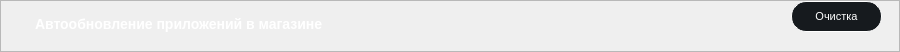
      <widget class="QFrame" name="frame_AutoUpdatingAppsStore">
       <property name="geometry">
        <rect>
         <x>10</x>
         <y>214</y>
         <width>900</width>
         <height>45</height>
        </rect>
       </property>
       <property name="minimumSize">
        <size>
         <width>900</width>
         <height>0</height>
        </size>
       </property>
       <property name="maximumSize">
        <size>
         <width>900</width>
         <height>45</height>
        </size>
       </property>
       <property name="styleSheet">
        <string notr="true">/* styles.qss */

#frame_AutoUpdatingAppsStore {
    background-color: #161A1E;
    border-radius: 15px; /* Установите значение по вашему усмотрению для достижения овальной формы */
}
</string>
       </property>
       <property name="frameShape">
        <enum>QFrame::StyledPanel</enum>
       </property>
       <property name="frameShadow">
        <enum>QFrame::Raised</enum>
       </property>
       <layout class="QHBoxLayout" name="horizontalLayout_5">
        <property name="spacing">
         <number>0</number>
        </property>
        <property name="leftMargin">
         <number>0</number>
        </property>
        <property name="topMargin">
         <number>0</number>
        </property>
        <property name="rightMargin">
         <number>0</number>
        </property>
        <property name="bottomMargin">
         <number>0</number>
        </property>
        <item>
         <widget class="QFrame" name="frame_5">
          <property name="minimumSize">
           <size>
            <width>0</width>
            <height>50</height>
           </size>
          </property>
          <property name="styleSheet">
           <string notr="true">background-color: transparent;</string>
          </property>
          <property name="frameShape">
           <enum>QFrame::StyledPanel</enum>
          </property>
          <property name="frameShadow">
           <enum>QFrame::Raised</enum>
          </property>
          <widget class="QPushButton" name="pushAutoUpdatingAppsStore">
           <property name="geometry">
            <rect>
             <x>790</x>
             <y>0</y>
             <width>91</width>
             <height>31</height>
            </rect>
           </property>
           <property name="minimumSize">
            <size>
             <width>91</width>
             <height>31</height>
            </size>
           </property>
           <property name="maximumSize">
            <size>
             <width>91</width>
             <height>31</height>
            </size>
           </property>
           <property name="baseSize">
            <size>
             <width>0</width>
             <height>0</height>
            </size>
           </property>
           <property name="styleSheet">
            <string notr="true">/* styles.qss */

QPushButton {
    background-color: #161A1E;
    border-radius: 15px;
    color: white; /* Установите цвет текста */
    font-size: 11px; /* Установите размер шрифта */
    padding: 10px 20px; /* Установите отступы */
    border: 1px solid white; /* Уменьшаем толщину обводки до 1 пикселя */
}

QPushButton:hover {
    background-color: #2C3236;
    transition: background-color 0.3s ease;
}
</string>
           </property>
           <property name="text">
            <string>Очистка</string>
           </property>
          </widget>
          <widget class="QLabel" name="labelTextAutoUpdatingAppsStore">
           <property name="geometry">
            <rect>
             <x>30</x>
             <y>10</y>
             <width>341</width>
             <height>21</height>
            </rect>
           </property>
           <property name="styleSheet">
            <string notr="true">/* styles.qss */

QLabel {
    color: white; /* Установите цвет текста в белый */
    font-size: 14px; /* Установите размер шрифта в 14 пикселей */
    font-family: &quot;Times New Roman&quot;; /* Установите тип шрифта по вашему выбору */
    font-weight: bold; /* Установите жирность шрифта (если нужно) */
    margin-top: 5px; /* Опустить текст на 10 пикселей вниз */
}
</string>
           </property>
           <property name="text">
            <string>Автообновление приложений в магазине</string>
           </property>
          </widget>
          <widget class="QLabel" name="labelAutoUpdatingAppsStore">
           <property name="geometry">
            <rect>
             <x>616</x>
             <y>10</y>
             <width>101</width>
             <height>20</height>
            </rect>
           </property>
           <property name="text">
            <string/>
           </property>
          </widget>
         </widget>
        </item>
       </layout>
      </widget>
